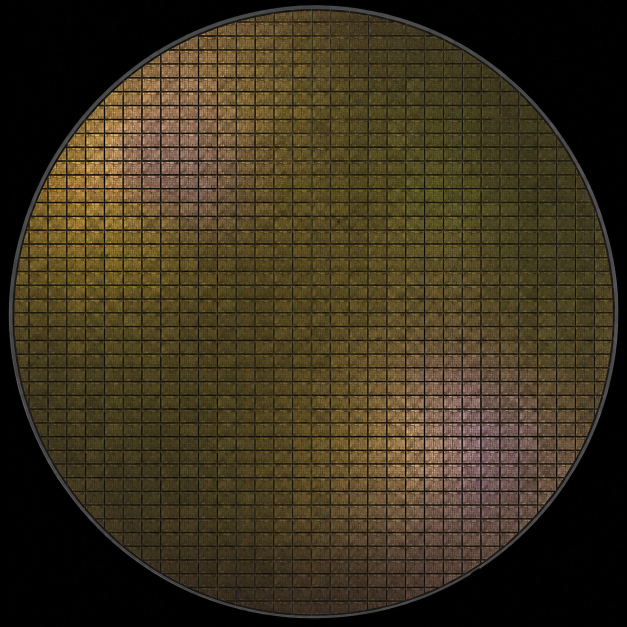
#> input picture codex/sample_img/natural_amber_olive_bronze.png, 1254 x 1254 px (shown at 1/2 size); its folder holds only this picture in this run
$ python viz_flow.py   (older library calls are emulated)
#> lines starting #> are read from the running program, lines starting #| are printed output that depends on the picture; after the words box and inside, x2 and y2 are one past the last pixel; in counts of white or black regions, pixels touching at a corner belong together
#> in build, img is the input picture: shape (1254, 1254, 3); mean B, G, R 29.5, 49.8, 59.9
### codex/wafer_via_die_render.py
"""Standalone YOLO cross-points to wafer die map with die-render angle.

The detector model owns cross-point detection.  This module only converts its
512 x 512 centre-clip coordinates into a centre corner, X/Y pitch, grid angle,
wafer boundary, die map, overlays, and ``locate_die`` results.  No fixed die or
street colour is used. The complete base implementation and the optional V5
full-wafer projection + FFT angle implementation are embedded in this one file;
copying this file alone is sufficient.
"""

from __future__ import annotations

import math
from dataclasses import dataclass, field, replace
from pathlib import Path
from typing import Any, Dict, Iterable, List, Literal, Mapping, Optional, Sequence, Tuple, Union

import cv2
import numpy as np


ImageInput = Union[str, Path, np.ndarray]
Point = Tuple[float, float]
PointPair = Tuple[Point, Point]
DetectionFormat = Literal[
    "auto", "point", "point_conf", "xyxy", "xywh", "yolo_txt", "xyxy_conf_class"
]
RefinementMode = Literal["auto", "gradient", "corner_color", "cross_lines"]
AngleMode = Literal["robust", "local"]

__all__ = [
    "GridEstimate",
    "WaferBoundary",
    "WaferDieMap",
    "inspect_yolo_results",
    "parse_yolo_points",
    "refine_cross_point",
    "estimate_grid_from_yolo",
    "detect_wafer_boundary",
    "generate_die_map",
    "build_die_map_from_yolo",
    "build_die_map",
    "locate_die",
    "align_wafer_image",
    "transform_point_to_aligned",
    "transform_point_to_original",
    "make_clip_overlay",
    "make_wafer_overlay",
]


def _load_bgr(image: ImageInput) -> np.ndarray:
    if isinstance(image, np.ndarray):
        if image.ndim == 2:
            return cv2.cvtColor(image, cv2.COLOR_GRAY2BGR)
        if image.ndim == 3 and image.shape[2] == 3:
            return image
        if image.ndim == 3 and image.shape[2] == 4:
            return cv2.cvtColor(image, cv2.COLOR_BGRA2BGR)
        raise ValueError(f"Unsupported image shape: {image.shape}")
    loaded = cv2.imread(str(image), cv2.IMREAD_COLOR)
    if loaded is None:
        raise FileNotFoundError(str(image))
    return loaded


def _point(value: Sequence[float]) -> Point:
    return float(value[0]), float(value[1])


@dataclass(frozen=True)
class GridEstimate:
    """Grid geometry measured in centre-clip pixel coordinates.

    ``angle_deg`` is both the clockwise-down image-space grid tilt and the
    positive OpenCV correction angle required to make that grid horizontal.
    """

    points_clip: Tuple[Point, ...]
    center_corner_clip: Point
    side_corner_clip: Point
    below_corner_clip: Point
    pitch_x: float
    pitch_y: float
    angle_deg: float
    angle_x_deg: float
    angle_y_deg: float
    angle_confidence: float
    refined: bool = False
    raw_points_clip: Tuple[Point, ...] = ()
    refinement_confidences: Tuple[float, ...] = ()
    refinement_mode: str = "none"
    center_corner_raw_clip: Optional[Point] = None
    side_corner_raw_clip: Optional[Point] = None
    below_corner_raw_clip: Optional[Point] = None
    angle_mode: str = "local"
    robust_angle_deg: Optional[float] = None
    local_angle_deg: Optional[float] = None
    angle_pairs_clip: Tuple[PointPair, ...] = ()
    angle_pairs_raw_clip: Tuple[PointPair, ...] = ()
    angle_pair_axes: Tuple[str, ...] = ()
    angle_pair_angles_deg: Tuple[float, ...] = ()
    angle_pair_residuals_deg: Tuple[float, ...] = ()
    angle_candidate_count: int = 0

    # [63 lines left out: functions pitch_x_points_clip, pitch_y_points_clip, pitch_x_points_raw_clip, pitch_y_points_raw_clip, to_dict, not called in this run]


@dataclass(frozen=True)
class WaferBoundary:
    center_px: Point
    radius_px: float
    contour_px: np.ndarray = field(repr=False)
    area_px: float = 0.0
    bbox_px: Tuple[int, int, int, int] = (0, 0, 0, 0)
    method: str = ""


@dataclass
class WaferDieMap:
    wafer_cx: int
    wafer_cy: int
    wafer_r: int
    pitch_x: float
    pitch_y: float
    x0: float
    y0: float
    die_w: int
    die_h: int
    pixel_per_unit: float
    dies: List[Dict[str, Any]] = field(default_factory=list)
    dies_by_index: Dict[Tuple[int, int], Dict[str, Any]] = field(default_factory=dict)
    image_shape: Tuple[int, int] = (0, 0)
    rotation_deg: float = 0.0
    grid_angle_deg: float = 0.0
    angle_confidence: float = 1.0
    edge_mode: str = "circle"
    wafer_boundary: Optional[WaferBoundary] = field(default=None, repr=False)
    grid_estimate: Optional[GridEstimate] = field(default=None, repr=False)
    aligned_image: Optional[np.ndarray] = field(default=None, repr=False)
    original_to_aligned_matrix: Optional[np.ndarray] = field(default=None, repr=False)
    aligned_to_original_matrix: Optional[np.ndarray] = field(default=None, repr=False)
    pitch_x_points_full: Optional[PointPair] = None
    pitch_y_points_full: Optional[PointPair] = None
    pitch_x_points_raw_full: Optional[PointPair] = None
    pitch_y_points_raw_full: Optional[PointPair] = None
    detected_pitch_x: Optional[float] = None
    detected_pitch_y: Optional[float] = None
    pitch_source: str = "direct"
    angle_pairs_full: Tuple[PointPair, ...] = ()
    angle_pairs_raw_full: Tuple[PointPair, ...] = ()

    @property
    def num_dies(self) -> int:
        return len(self.dies)

    # [9 lines left out: functions axis_x, axis_y, not called in this run]

    def get_die(self, ix: int, iy: int) -> Optional[Dict[str, Any]]:
        return self.dies_by_index.get((ix, iy))


# [SECTOR: 10_YOLO_COORDINATES] ----------------------------------------------
# [258 lines left out: functions _tensor_to_numpy, inspect_yolo_results, _load_yolo_rows, parse_yolo_points, not called in this run]


# [SECTOR: 20_COLOR_INVARIANT_REFINEMENT] ------------------------------------
def _profile_street_center(profile: np.ndarray, approximate: float, max_width: int) -> Tuple[float, float]:
    return _profile_street_candidate(profile, approximate, max_width, require_seed_inside=True)


# [427 lines left out: functions _profile_street_candidate, _refinement_odd_kernel, _profile_colour_band_center, _corner_colour_candidate, _cross_lines_axis_candidates, _cross_lines_candidate and 1 more, not called in this run]


# [SECTOR: 30_GRID_ESTIMATION] ------------------------------------------------
def _fold_grid_angle(angle_deg: float) -> float:
    return (float(angle_deg) + 45.0) % 90.0 - 45.0


# [5 lines left out: function _weighted_median, not called in this run]


@dataclass(frozen=True)
class _RobustAngleEstimate:
    angle_deg: float
    confidence: float
    pair_indices: Tuple[Tuple[int, int], ...]
    pair_axes: Tuple[str, ...]
    pair_angles_deg: Tuple[float, ...]
    pair_residuals_deg: Tuple[float, ...]
    candidate_count: int


# [257 lines left out: functions _estimate_grid_orientation, _select_axis_neighbour, estimate_grid_from_yolo, not called in this run]


# [SECTOR: 40_WAFER_BOUNDARY] -------------------------------------------------
def detect_wafer_boundary(
    image: ImageInput,
    *,
    max_dimension: int = 2048,
    min_area_ratio: float = 0.08,
    max_area_ratio: float = 0.98,
) -> WaferBoundary:
    """Find the largest plausible central wafer contour without fixed colour."""
#> called with max_dimension = 2048, min_area_ratio = 0.08, max_area_ratio = 0.98

    source = _load_bgr(image)
    full_height, full_width = source.shape[:2]
    scale = min(1.0, float(max_dimension) / max(full_height, full_width))
    if scale < 1.0:
        small = cv2.resize(source, None, fx=scale, fy=scale, interpolation=cv2.INTER_AREA)
    else:
        small = source
    height, width = small.shape[:2]
    gray = cv2.cvtColor(small, cv2.COLOR_BGR2GRAY)
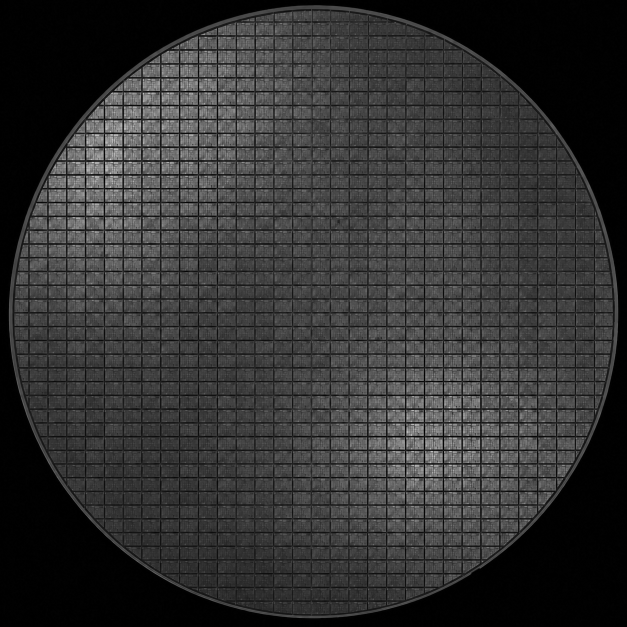
#> gray: shape (1254, 1254) (shown at 1/2 size); min 0, max 234, mean 50.5
    lab = cv2.cvtColor(small, cv2.COLOR_BGR2LAB).astype(np.float32)
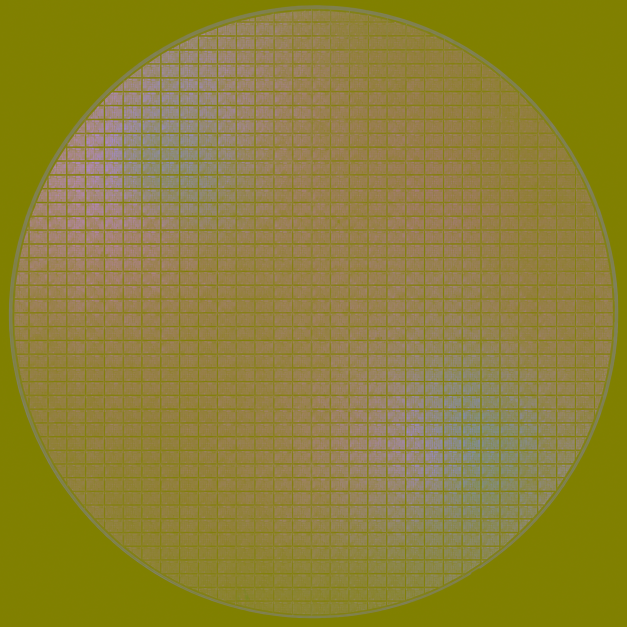
#> lab: shape (1254, 1254, 3) float32 (shown at 1/2 size); mean B, G, R 54.6, 128.9, 141.5
    border = max(2, int(round(min(height, width) * 0.015)))
    border_pixels = np.concatenate(
        (lab[:border].reshape(-1, 3), lab[-border:].reshape(-1, 3),
         lab[:, :border].reshape(-1, 3), lab[:, -border:].reshape(-1, 3)), axis=0
    )
    background = np.median(border_pixels, axis=0)
#> background = [0, 128, 128]
    distance = np.linalg.norm(lab - background, axis=2)
    distance_u8 = cv2.normalize(distance, None, 0, 255, cv2.NORM_MINMAX).astype(np.uint8)
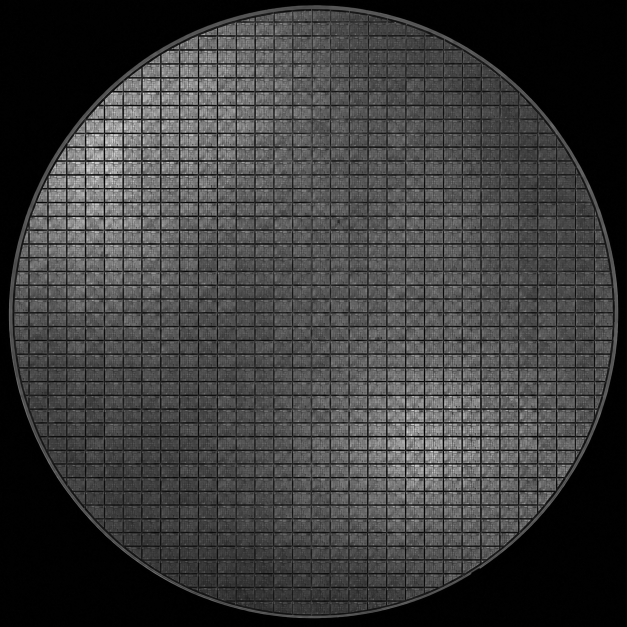
#> distance_u8: shape (1254, 1254) (shown at 1/2 size); min 0, max 254, mean 60.1
    _, distance_mask = cv2.threshold(distance_u8, 0, 255, cv2.THRESH_BINARY + cv2.THRESH_OTSU)
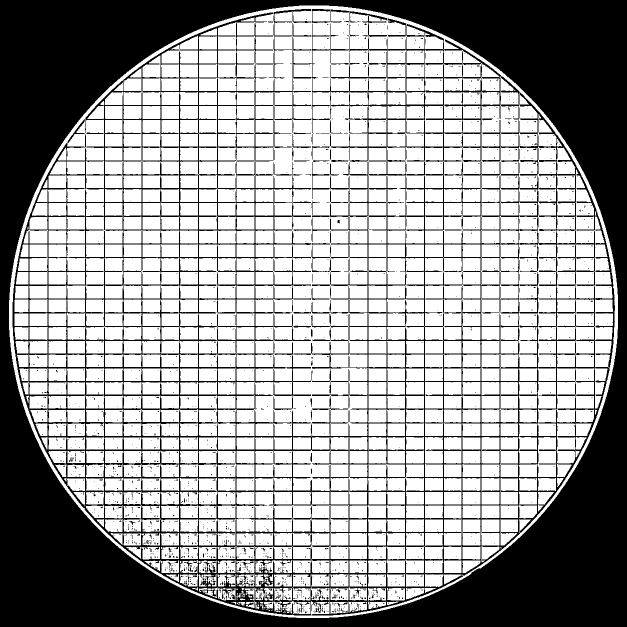
#> distance_mask: shape (1254, 1254) (shown at 1/2 size); 62.8% white; 1749 black regions (1670 under 20 px), largest, box (x1, y1, x2, y2) and area: (0, 0, 1254, 1254) 403116, (25, 18, 1230, 1231) 170078, (699, 22, 775, 74) 645
    _, gray_mask = cv2.threshold(gray, 0, 255, cv2.THRESH_BINARY + cv2.THRESH_OTSU)
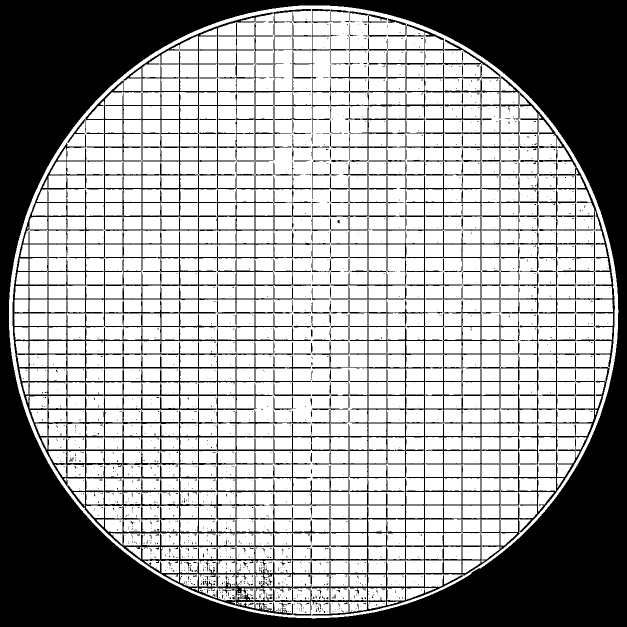
#> gray_mask: shape (1254, 1254) (shown at 1/2 size); 63.3% white; 1547 black regions (1455 under 20 px), largest, box (x1, y1, x2, y2) and area: (0, 0, 1254, 1254) 402915, (25, 18, 1230, 1231) 162055, (964, 240, 1001, 351) 628
    masks = (("lab_border_distance", distance_mask), ("gray_otsu", gray_mask),
             ("gray_otsu_inverse", cv2.bitwise_not(gray_mask)))
    kernel_size = max(3, int(round(min(height, width) * 0.006)) | 1)
    kernel = cv2.getStructuringElement(cv2.MORPH_ELLIPSE, (kernel_size, kernel_size))
    image_area = float(height * width)
    best: Optional[Tuple[float, str, np.ndarray]] = None
    for method, raw_mask in masks:
        mask = cv2.morphologyEx(raw_mask, cv2.MORPH_CLOSE, kernel)
        mask = cv2.morphologyEx(mask, cv2.MORPH_OPEN, kernel)
        contours, _ = cv2.findContours(mask, cv2.RETR_EXTERNAL, cv2.CHAIN_APPROX_SIMPLE)
        for contour in sorted(contours, key=cv2.contourArea, reverse=True)[:5]:
            area = float(cv2.contourArea(contour))
            area_ratio = area / image_area
            if not (min_area_ratio <= area_ratio <= max_area_ratio):
                continue
            (cx, cy), radius = cv2.minEnclosingCircle(contour)
            center_distance = math.hypot(cx - width / 2.0, cy - height / 2.0) / max(1.0, math.hypot(width, height) / 2.0)
            perimeter = float(cv2.arcLength(contour, True))
            circularity = 4.0 * math.pi * area / max(perimeter * perimeter, 1.0)
            fill = area / max(math.pi * radius * radius, 1.0)
            bx, by, bw, bh = cv2.boundingRect(contour)
            touches = sum((bx <= 1, by <= 1, bx + bw >= width - 1, by + bh >= height - 1))
            score = 2.0 * area_ratio + max(0.0, 1.0 - center_distance) + circularity + fill - 0.7 * touches
            if best is None or score > best[0]:
                best = score, method, contour
#> this loop made 3 passes
#> method on passes 1 to 2: 'lab_border_distance', 'gray_otsu'
#> pass 1, in detect_wafer_boundary, `mask = cv2.morphologyEx(raw_mask, cv2.MORPH_CLOSE, kernel)`:
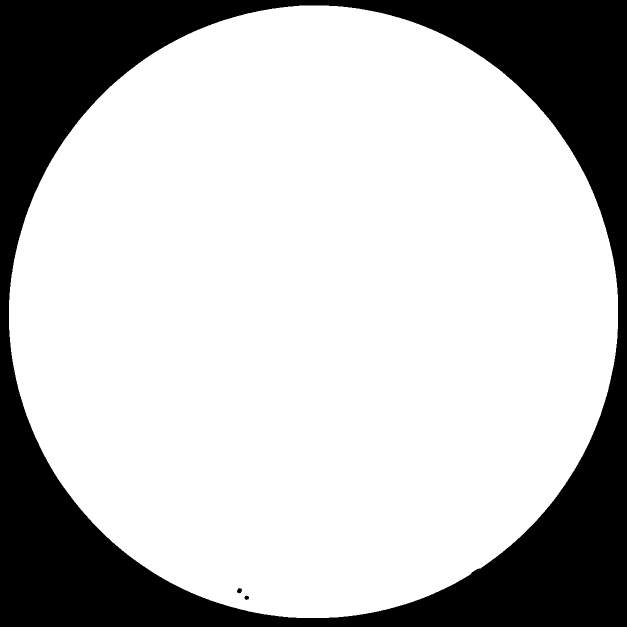
#> mask: shape (1254, 1254) (shown at 1/2 size); 74.4% white; 3 black regions, box (x1, y1, x2, y2) and area: (0, 0, 1254, 1254) 403113, (474, 1176, 484, 1187) 76, (489, 1191, 498, 1200) 57
#> after the loop, best = 3 items, first 3: 4.37, 'lab_border_distance', contour of 1735 points, box (x1, y1, x2, y2) (18, 11, 1236, 1236), area 1167676
#> (the rest of the program and of its run is left out)
